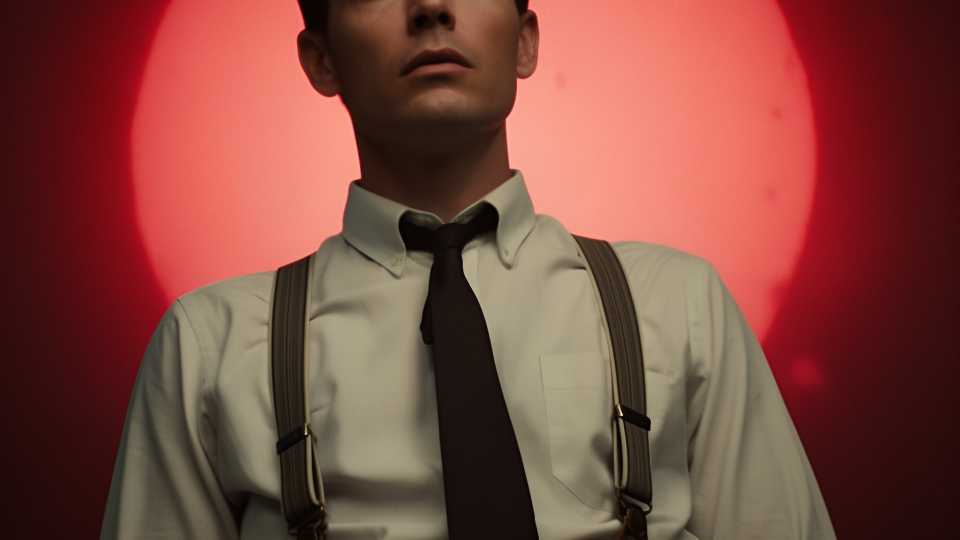
#> input picture assets/banners/city-at-worlds-end/ch03.jpg, 1920 x 1080 px (shown at 1/2 size)
$ python gen.py --source ../assets/banners/city-at-worlds-end/ch03.jpg --target ../assets/banners/city-at-worlds-end/ch03.jpg
#> lines starting #> are read from the running program, lines starting #| are printed output that depends on the picture
#!/usr/bin/env python3
"""
generate_media.py

Create AtomicFlix poster, banner, and thumbnail assets from one source image.

Usage:
  python scripts/generate_media.py --source path/to/source.png --target city-at-worlds-end/ch03.jpg

Outputs:
  assets/posters/city-at-worlds-end/ch03.jpg
  assets/banners/city-at-worlds-end/ch03.jpg
  assets/thumbnails/city-at-worlds-end/ch03.jpg
"""

from __future__ import annotations

import argparse
import sys
from pathlib import Path
from typing import Tuple

from PIL import Image, ImageOps

SPECS = {
    "posters": (300, 450),
    "banners": (1920, 1080),
    "thumbnails": (1280, 720),
}

CENTERING_MAP = {
    "top": (0.5, 0.0),
    "center": (0.5, 0.5),
    "bottom": (0.5, 1.0),
}


def parse_args() -> argparse.Namespace:
    parser = argparse.ArgumentParser(
        description="Generate AtomicFlix poster, banner, and thumbnail assets from a single source image."
    )
    parser.add_argument(
        "--source",
        required=True,
        help="Path to the source image."
    )
    parser.add_argument(
        "--target",
        required=True,
        help=(
            "Relative output filename to use under assets/posters, assets/banners, "
            "and assets/thumbnails. Example: city-at-worlds-end/ch03.jpg"
        )
    )
    parser.add_argument(
        "--assets-root",
        default="assets",
        help="Root assets directory. Default: assets"
    )
    parser.add_argument(
        "--focus",
        choices=["top", "center", "bottom"],
        default="center",
        help="Crop focus for cover-fit resizing. Default: center"
    )
    parser.add_argument(
        "--quality",
        type=int,
        default=92,
        help="JPEG/WebP quality (1-100). Default: 92"
    )
    parser.add_argument(
        "--dry-run",
        action="store_true",
        help="Show what would be written without creating files."
    )
    return parser.parse_args()


def ensure_rgb_for_output(image: Image.Image, suffix: str) -> Image.Image:
    """
    Convert image modes when the target format does not support alpha cleanly.
    """
    suffix = suffix.lower()
    if suffix in {".jpg", ".jpeg"}:
        if image.mode not in ("RGB", "L"):
            bg = Image.new("RGB", image.size, (0, 0, 0))
            if image.mode in ("RGBA", "LA"):
                bg.paste(image, mask=image.getchannel("A"))
            else:
                bg.paste(image)
            return bg
        if image.mode == "L":
            return image.convert("RGB")
    return image


def fit_cover(image: Image.Image, size: Tuple[int, int], focus: str) -> Image.Image:
    """
    Resize and crop to exact dimensions using a 'cover' strategy.
    """
    return ImageOps.fit(
        image,
        size,
        method=Image.Resampling.LANCZOS,
        centering=CENTERING_MAP[focus],
    )


def save_image(image: Image.Image, path: Path, quality: int) -> None:
    path.parent.mkdir(parents=True, exist_ok=True)
    suffix = path.suffix.lower()

    image = ensure_rgb_for_output(image, suffix)

    save_kwargs = {}
    if suffix in {".jpg", ".jpeg"}:
        save_kwargs = {
            "quality": quality,
            "optimize": True,
            "progressive": True,
        }
    elif suffix == ".webp":
        save_kwargs = {
            "quality": quality,
            "method": 6,
        }
    elif suffix == ".png":
        save_kwargs = {
            "optimize": True,
        }

    image.save(path, **save_kwargs)


def normalize_target_filename(target: str) -> Path:
    path = Path(target)
    if not path.suffix:
        path = path.with_suffix(".jpg")
    return path


def main() -> int:
    args = parse_args()

    source_path = Path(args.source)
    if not source_path.is_file():
        print(f"ERROR: Source file not found: {source_path}", file=sys.stderr)
        return 1

    target_rel = normalize_target_filename(args.target)
    assets_root = Path(args.assets_root)

    try:
        with Image.open(source_path) as img:
#> img is the input picture: PIL image 1920x1080 RGB; mean R, G, B 128.6, 72.6, 63.1
            img = ImageOps.exif_transpose(img)

            outputs = []
            for folder, size in SPECS.items():
                out_path = assets_root / folder / target_rel
                outputs.append((folder, size, out_path))

            if args.dry_run:
                print("Dry run:")
                for folder, size, out_path in outputs:
                    print(f"  {folder:11s} {size[0]}x{size[1]} -> {out_path}")
                return 0

            for folder, size, out_path in outputs:
                derived = fit_cover(img, size, args.focus)
                save_image(derived, out_path, args.quality)
                print(f"Created {folder:11s} {size[0]}x{size[1]} -> {out_path}")
#> this loop made 3 passes
#> pass 1, in main, `derived = fit_cover(img, size, args.focus)`:
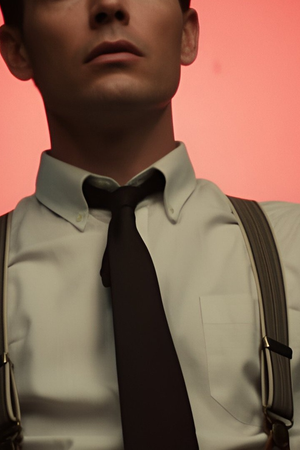
#> derived: PIL image 300x450 RGB; mean R, G, B 129.3, 97.3, 80
#> pass 3, in main, `derived = fit_cover(img, size, args.focus)`:
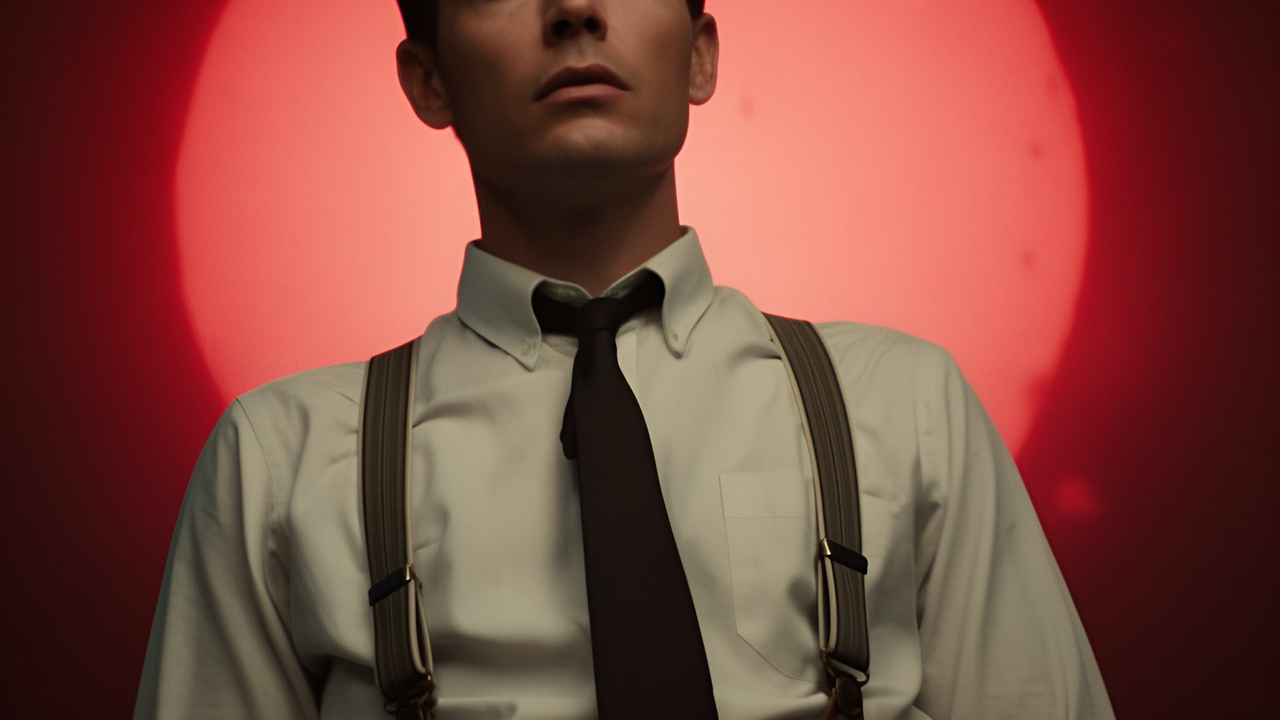
#> derived: PIL image 1280x720 RGB; mean R, G, B 128.6, 72.6, 63.1

    except Exception as exc:
        print(f"ERROR: {exc}", file=sys.stderr)
        return 1

    return 0


if __name__ == "__main__":
    raise SystemExit(main())
#> (the program exits here)

$ run again, with assets/banners/city-at-worlds-end/ch01.jpg copied over assets/banners/city-at-worlds-end/ch03.jpg
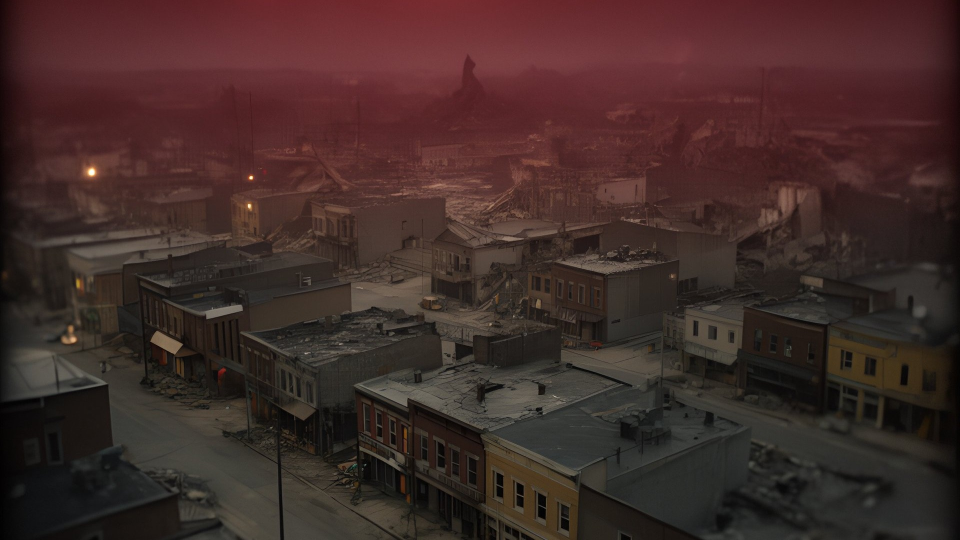
#> input picture assets/banners/city-at-worlds-end/ch01.jpg, 1920 x 1080 px (shown at 1/2 size)
#> in main, img is the input picture: PIL image 1920x1080 RGB; mean R, G, B 64.5, 43.2, 40.4
#> the loop in main, `for folder, size, out_path in outputs:` made 3 passes
#> pass 1, in main, `derived = fit_cover(img, size, args.focus)`:
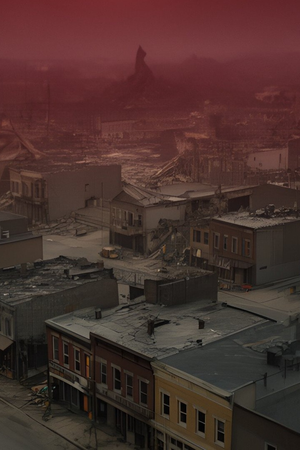
#> derived: PIL image 300x450 RGB; mean R, G, B 74.1, 49.1, 45.4
#> pass 3, in main, `derived = fit_cover(img, size, args.focus)`:
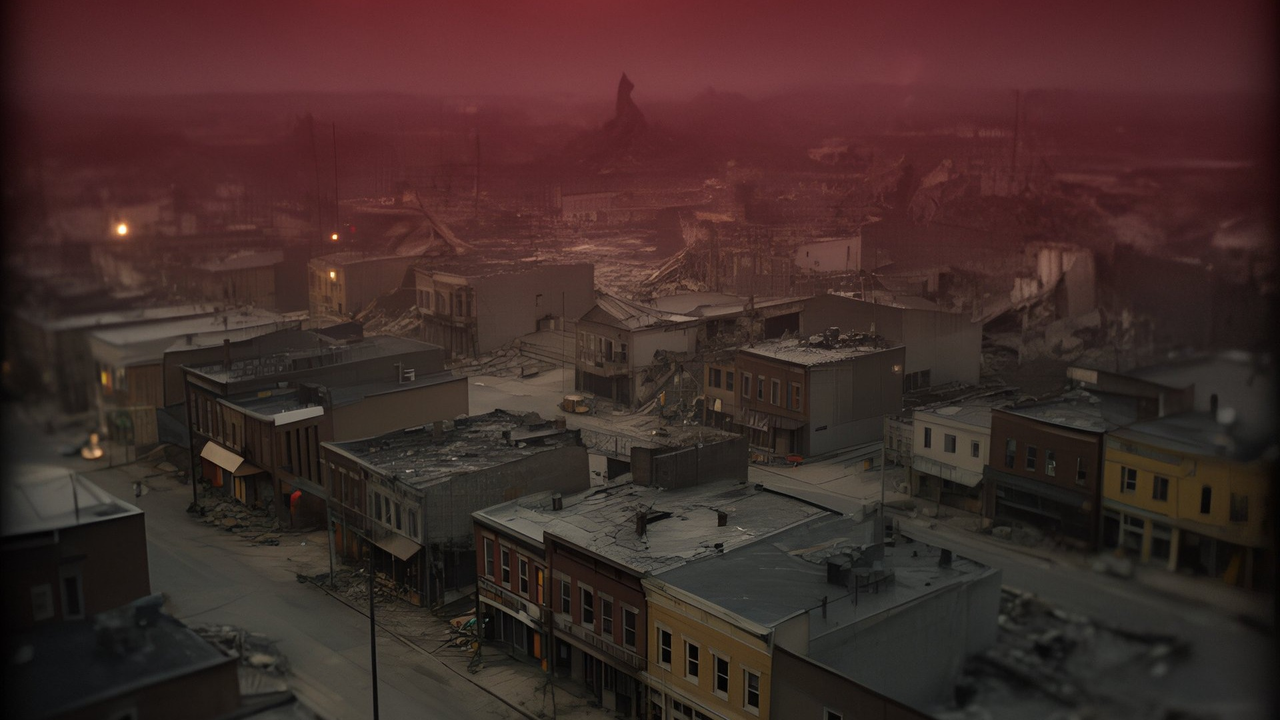
#> derived: PIL image 1280x720 RGB; mean R, G, B 64.5, 43.2, 40.4

$ run again, with assets/banners/city-at-worlds-end/ch02.jpg copied over assets/banners/city-at-worlds-end/ch03.jpg
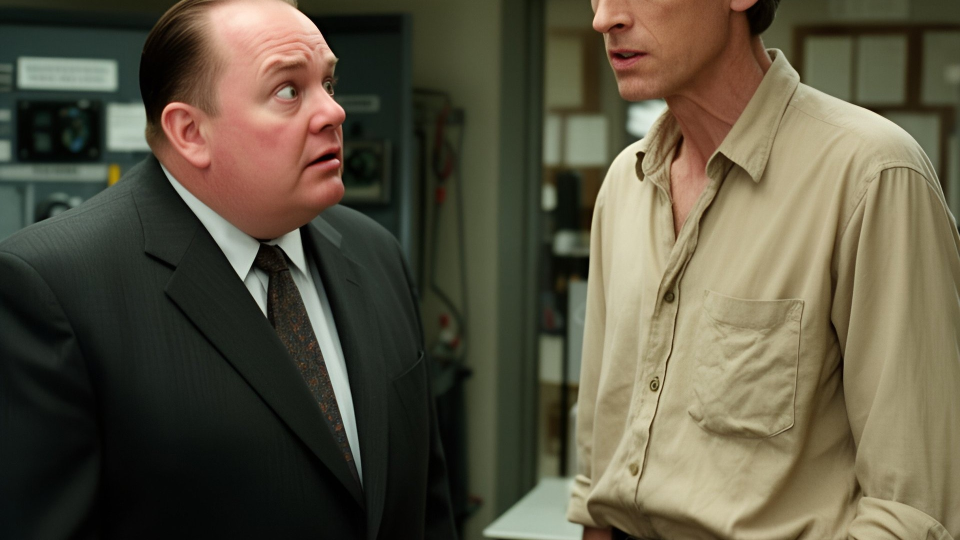
#> input picture assets/banners/city-at-worlds-end/ch02.jpg, 1920 x 1080 px (shown at 1/2 size)
#> in main, img is the input picture: PIL image 1920x1080 RGB; mean R, G, B 90.3, 84.6, 65.7
#> the loop in main, `for folder, size, out_path in outputs:` made 3 passes
#> pass 1, in main, `derived = fit_cover(img, size, args.focus)`:
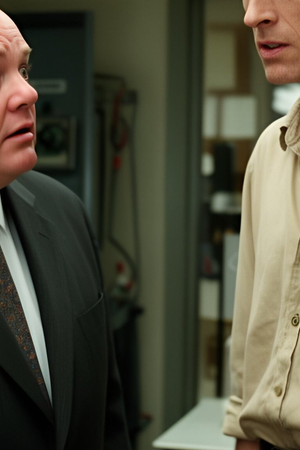
#> derived: PIL image 300x450 RGB; mean R, G, B 76.9, 75.9, 58.4
#> pass 3, in main, `derived = fit_cover(img, size, args.focus)`:
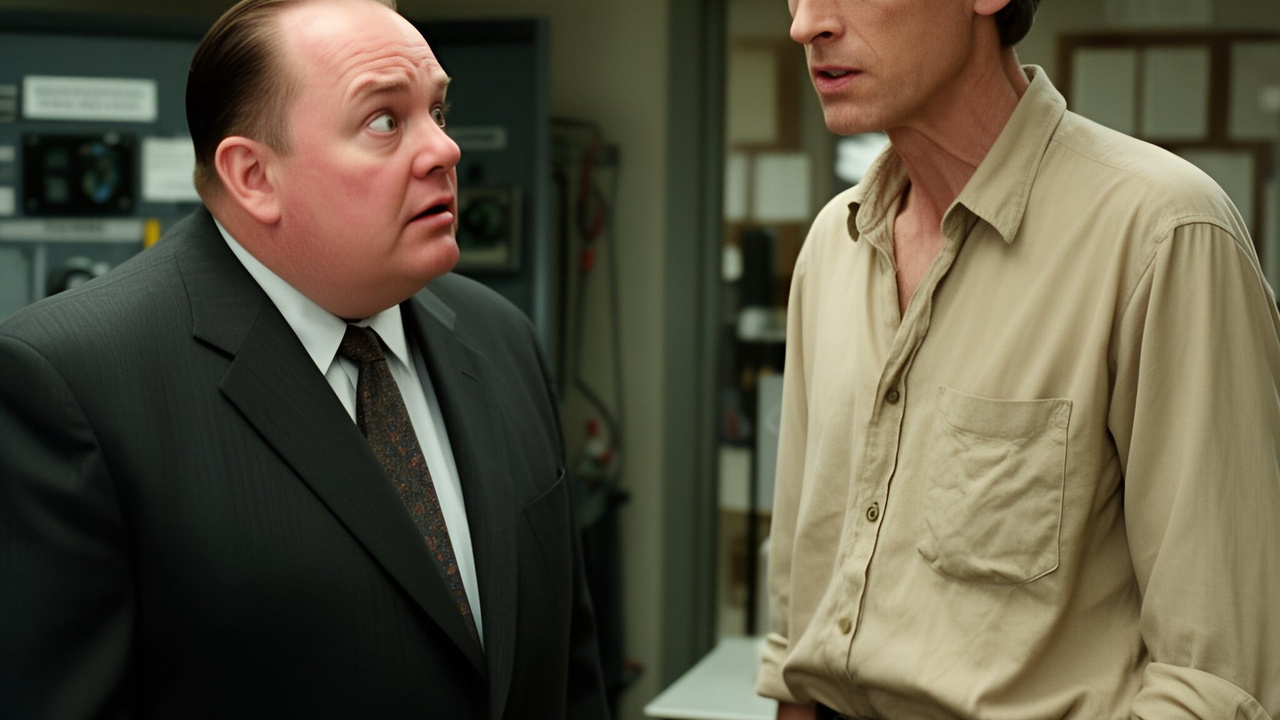
#> derived: PIL image 1280x720 RGB; mean R, G, B 90.3, 84.6, 65.7

$ run again, with assets/banners/city-at-worlds-end/ch04.jpg copied over assets/banners/city-at-worlds-end/ch03.jpg
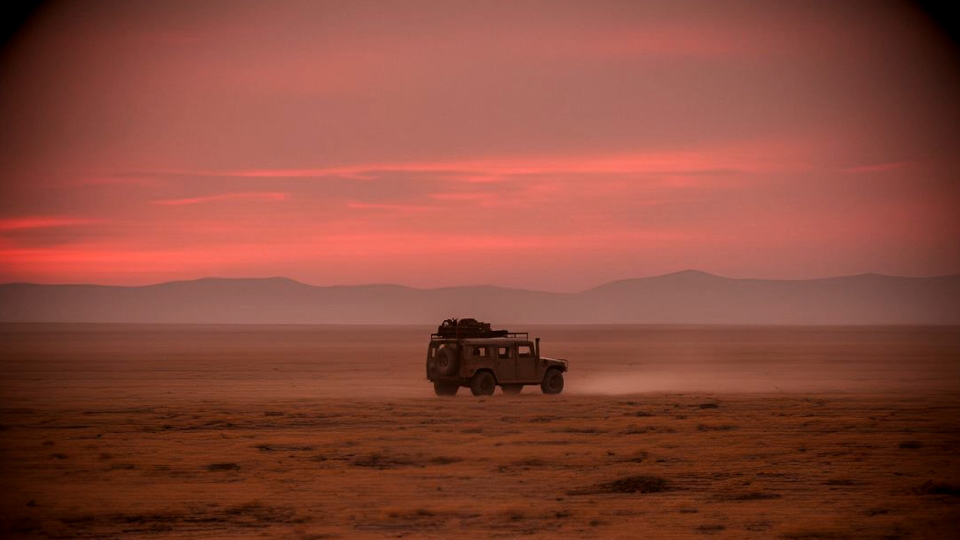
#> input picture assets/banners/city-at-worlds-end/ch04.jpg, 1920 x 1080 px (shown at 1/2 size)
#> in main, img is the input picture: PIL image 1920x1080 RGB; mean R, G, B 137.1, 72.2, 58
#> the loop in main, `for folder, size, out_path in outputs:` made 3 passes
#> pass 1, in main, `derived = fit_cover(img, size, args.focus)`:
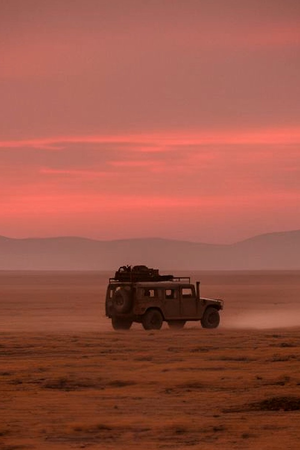
#> derived: PIL image 300x450 RGB; mean R, G, B 155.7, 85.3, 69.9
#> pass 3, in main, `derived = fit_cover(img, size, args.focus)`:
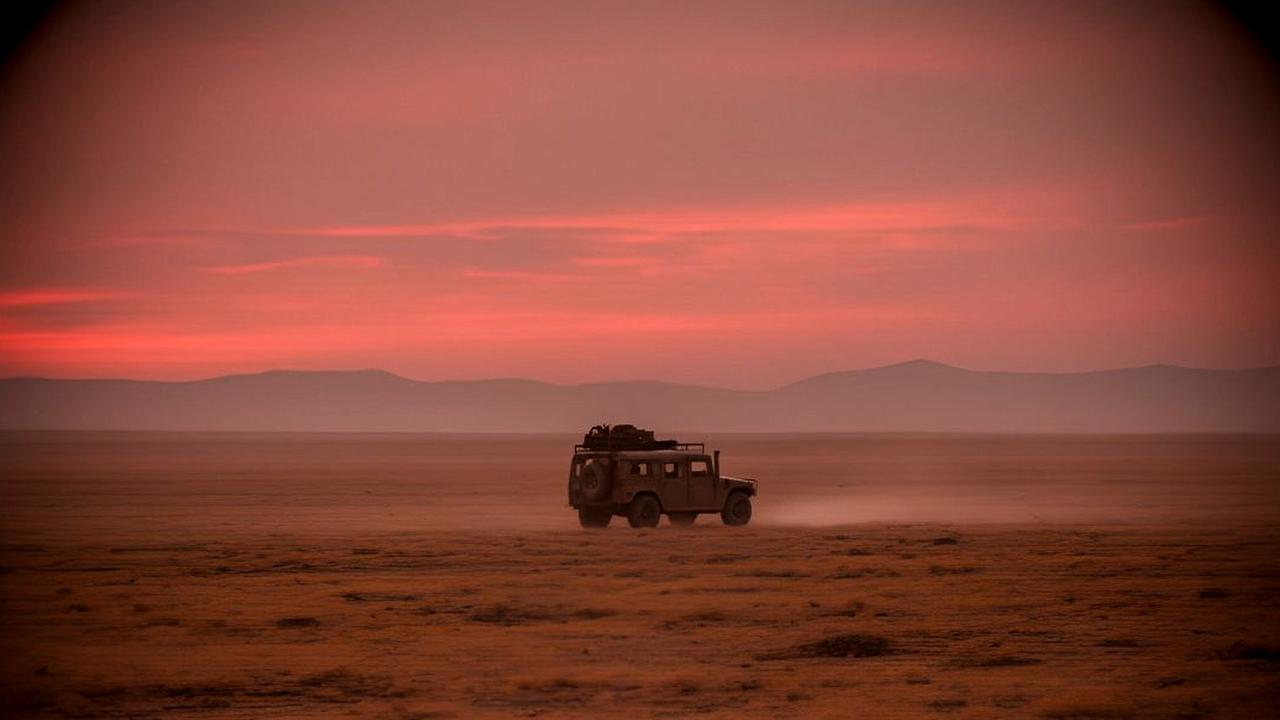
#> derived: PIL image 1280x720 RGB; mean R, G, B 137.1, 72.2, 58.1
